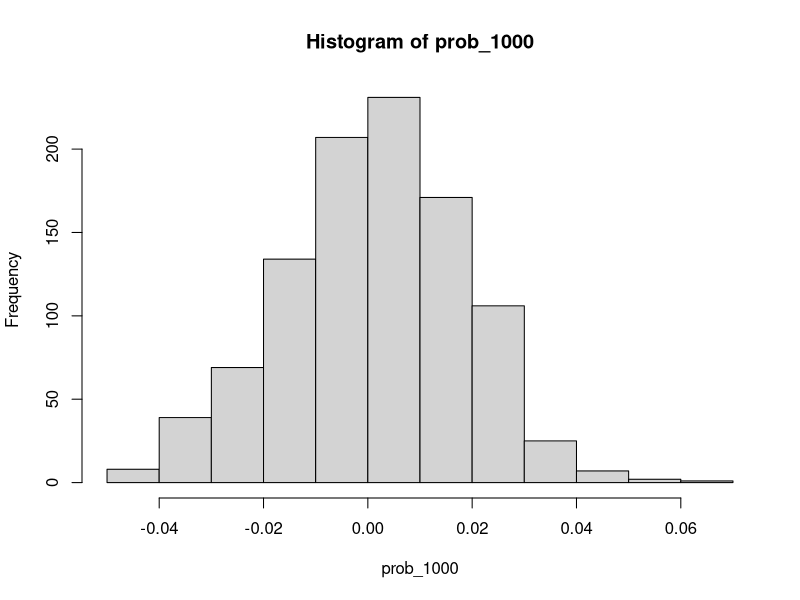
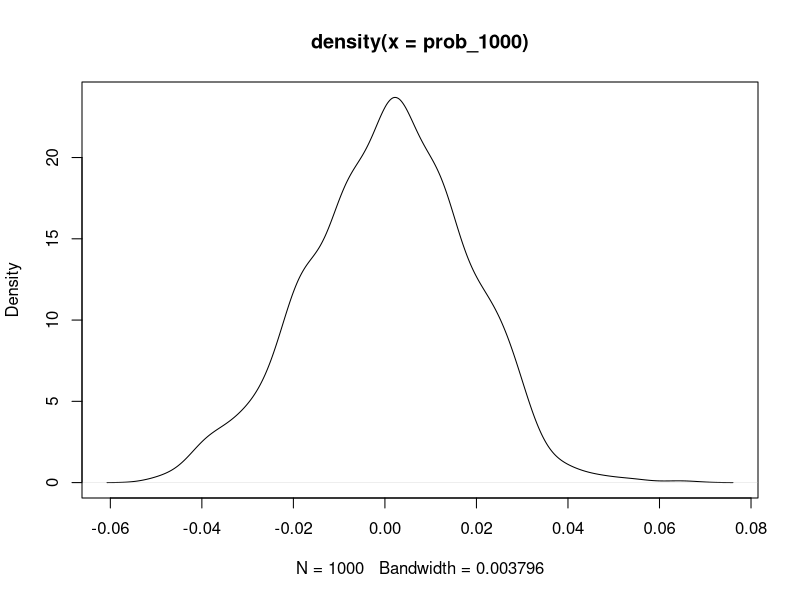
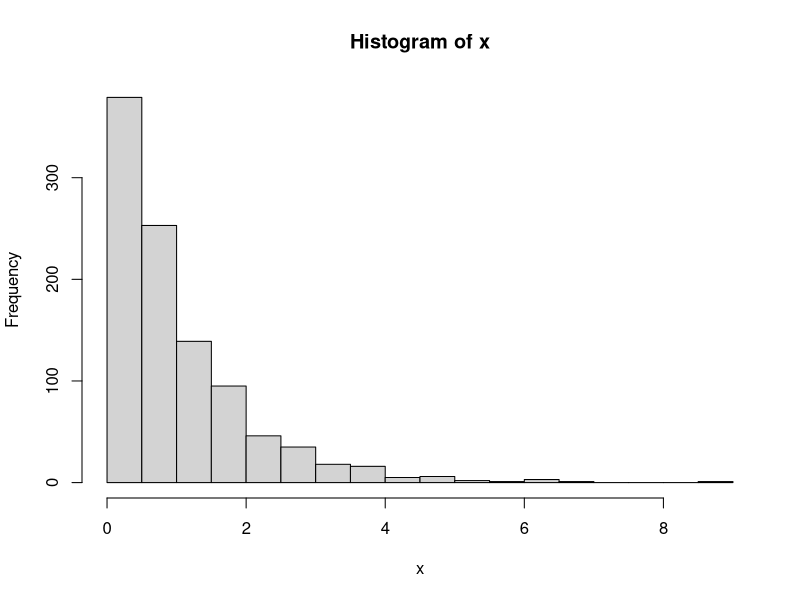
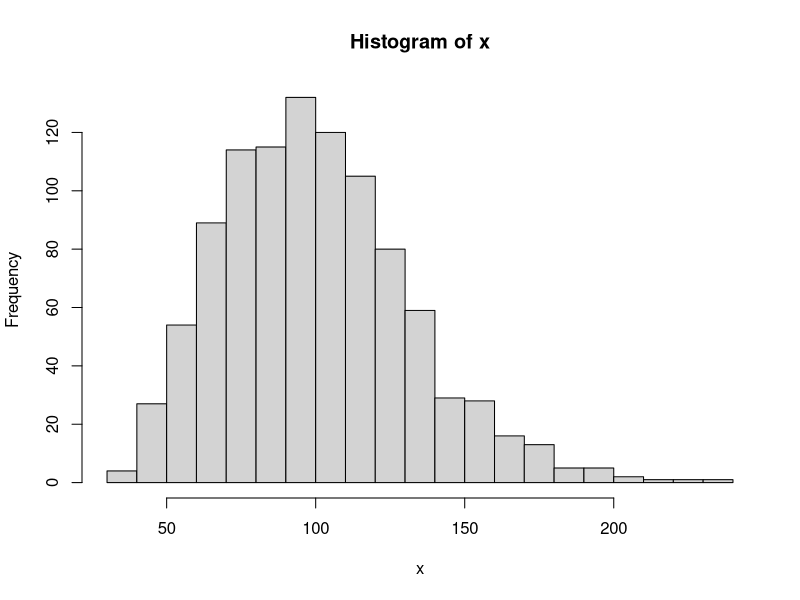

Generate these figures, in order, with R:
# wrote a function to compare simulations of the probabilty vs the actual probability

binomial_p_est <- function(n=50, size=10, prob=1/6){
  x <- rbinom(n=n, prob=prob, size=size)
  prob_est <- mean(x)/ size
  prob_diff <- prob - prob_est
  return(prob_diff) 
}

binomial_p_est()
prob_1000 <- replicate(1000, binomial_p_est())

#plots
hist(prob_1000)
plot(density(prob_1000))


x <- rgamma(n=1000, shape=1, scale=1)
hist(x, 20)

x <- rgamma(n=1000, shape=10, scale=10)
hist(x, 20)
